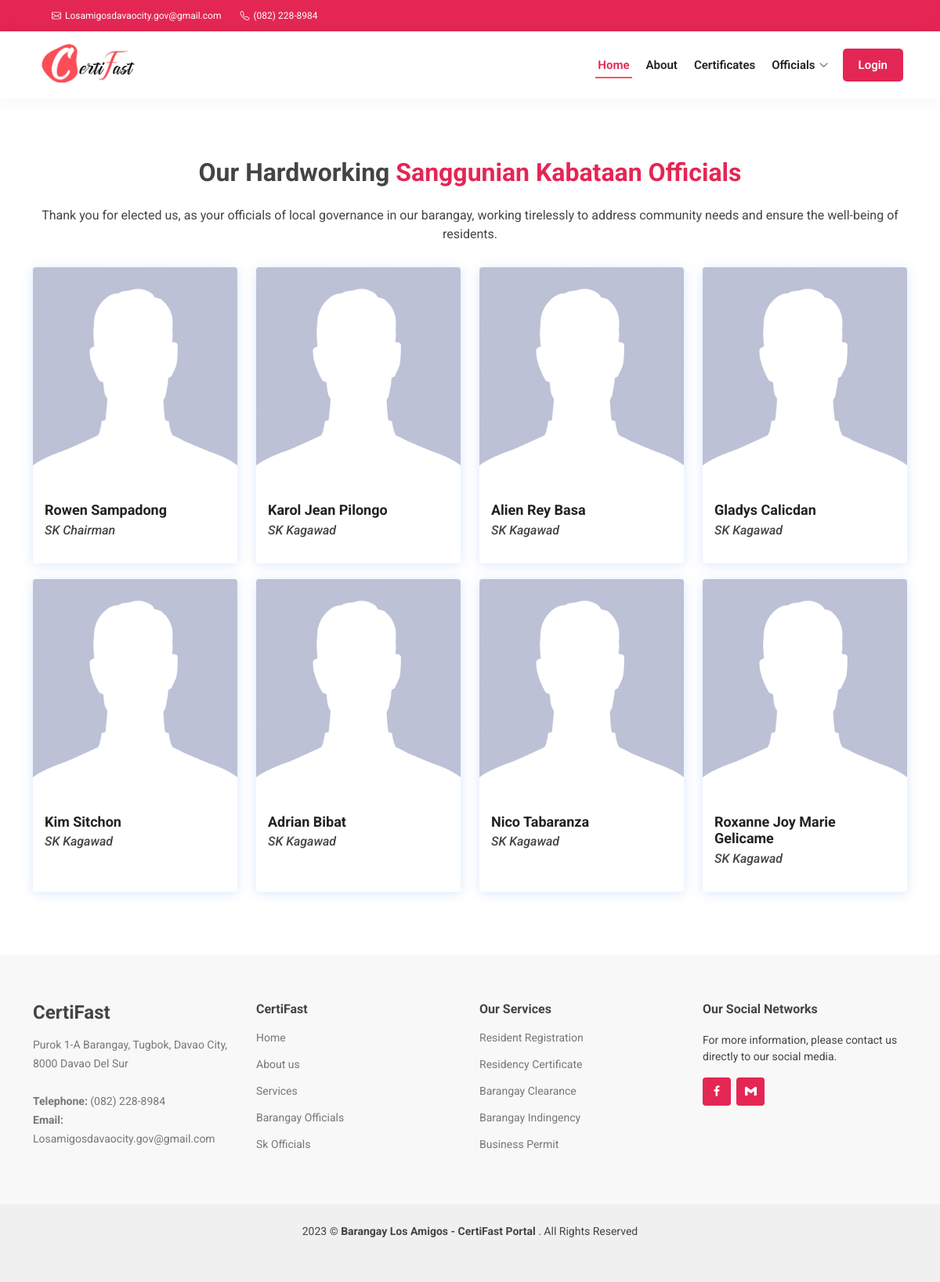
The page /sangguniankabataan-officials.php on the database as committed earlier.
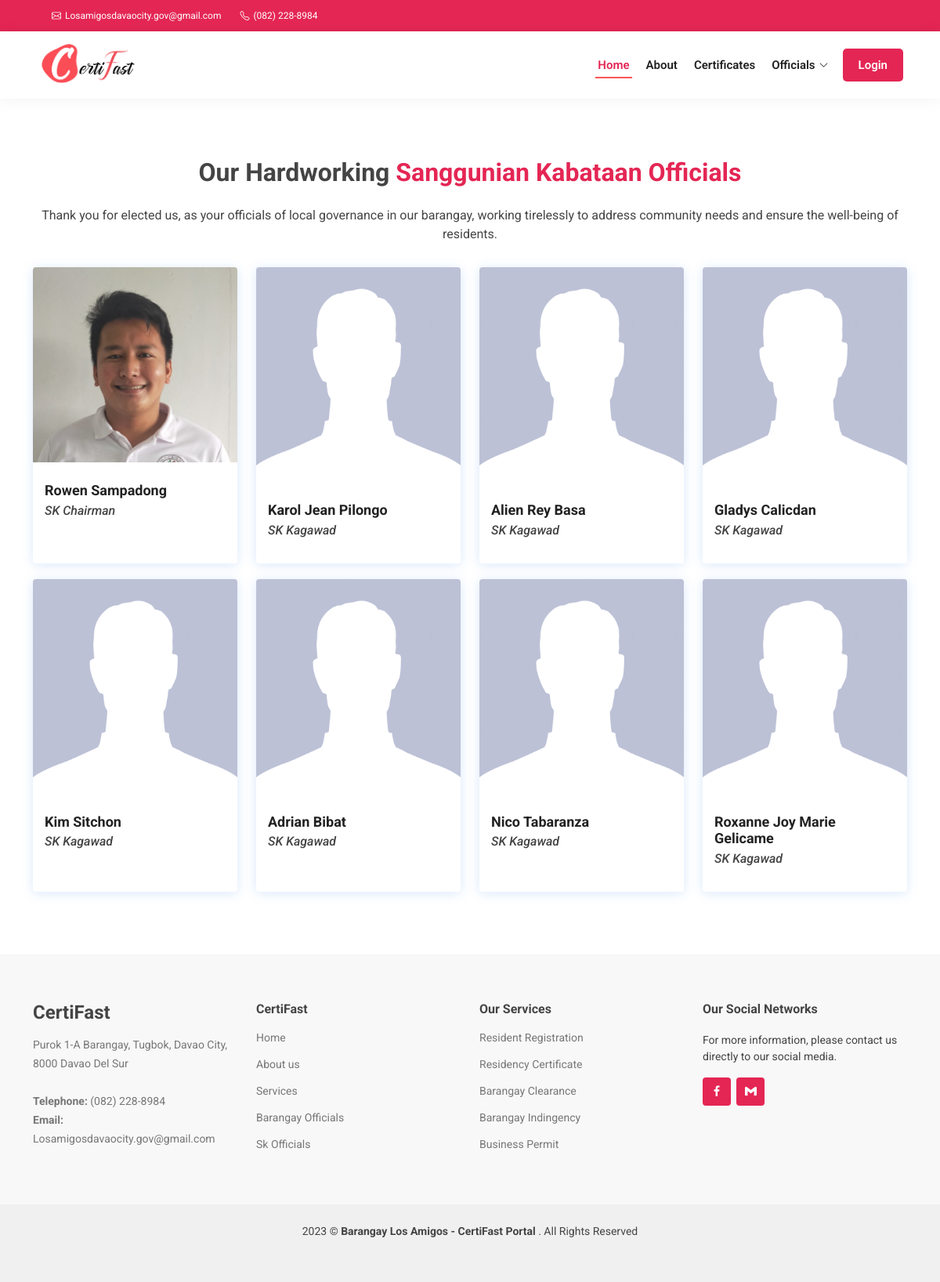
The same page on the database as committed later.
### tables this page shows
CREATE TABLE `tblofficials` (
  `id` int(11) NOT NULL AUTO_INCREMENT,
  `picture` text DEFAULT NULL,
  `fullname` varchar(50) DEFAULT NULL,
  `position` varchar(50) DEFAULT NULL,
  `address` varchar(50) NOT NULL,
  `termstart` date DEFAULT NULL,
  `termend` date DEFAULT NULL,
  `status` varchar(20) DEFAULT NULL,
  PRIMARY KEY (`id`)
);

CREATE TABLE `tblposition` (
  `id` int(11) NOT NULL AUTO_INCREMENT,
  `position` varchar(50) DEFAULT NULL,
  PRIMARY KEY (`id`)
);

### sangguniankabataan-officials.php (the view, shortened to what the changed rows need)
<?php
    include 'server/dbconnect.php';
    $query = "SELECT tblofficials.fullname, tblofficials.picture, tblposition.position FROM tblofficials JOIN tblposition ON tblofficials.position = tblposition.id WHERE tblposition.position IN ('SK Chairman','SK Kagawad') AND `status`='Active'";
    $result = $conn->query($query);
    $rows = array();
    while ($row = $result->fetch_assoc()) {
    $rows[] = $row;
    }
?>
<!DOCTYPE html>
<html lang="en">
<head>
  <link href="homepage/assets/vendor/aos/aos.css" rel="stylesheet">
  <link href="homepage/assets/vendor/bootstrap/css/bootstrap.min.css" rel="stylesheet">
  <link href="homepage/assets/vendor/bootstrap-icons/bootstrap-icons.css" rel="stylesheet">
  <link href="homepage/assets/vendor/boxicons/css/boxicons.min.css" rel="stylesheet">
  <link href="homepage/assets/vendor/glightbox/css/glightbox.min.css" rel="stylesheet">
  <link href="homepage/assets/vendor/swiper/swiper-bundle.min.css" rel="stylesheet">
  <link href="homepage/assets/css/style.css" rel="stylesheet">
</head>
<body>
  <header id="header" class="d-flex align-items-center">
    <div class="container d-flex align-items-center justify-content-between">
      <h1 class="logo"><a href="index.php"><img src="homepage/assets/img/title-logo.png" alt="title-logo"></a></h1>
    </div>
  </header>
  <main id="main" data-aos="fade-up">
    <section id="team" class="team section-bg">
      <div class="container" data-aos="fade-up">
        <div class="row">
          <?php foreach ($rows as $row): ?>
            <div class="col-lg-3 col-md-6 d-flex align-items-stretch" data-aos="fade-up" data-aos-delay="100">
              <div class="member">
                <div class="member-img">
                  <img src="assets/uploads/officials_profile/<?= $row['picture'] ?>" class="img-fluid" alt="">
                </div>
                <div class="member-info">
                  <h4><?= ucwords($row['fullname']) ?></h4>
                  <h6><i><?= ucwords($row['position']) ?></i></h6>
                </div>
              </div>
            </div>
            <?php endforeach ?>
        </div>
      </div>
    </section>
  </main>
</body>
</html>

Rows that differ between the two databases and show on the page:
changed tblofficials "Rowen Sampadong": picture: a different picture
